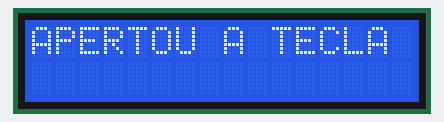
This sketch was run on a simulated Arduino Uno, built with avr-gcc and run on an emulated ATmega328P. Parts: 16×2 character LCD.

Above: at 0.1 s.
At 3.1 s:
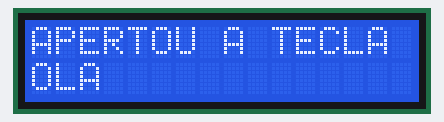
At 9.1 s:
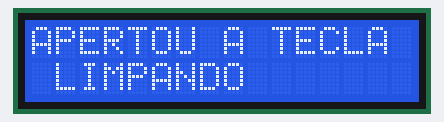
At 18.1 s:
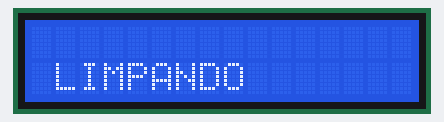
At 27.1 s:
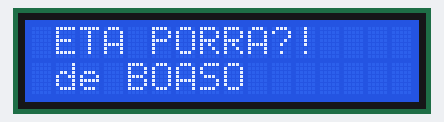
At 36.1 s:
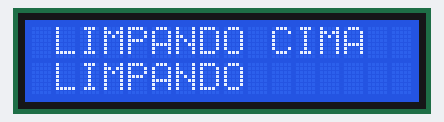

Measured:
- what the display in image 1 shows lasts 3.0 s, from 3.1 s to 6.1 s

The sketch:

lcd_shield.ino
```cpp
#include <LiquidCrystal.h> //INCLUSÃO DE BIBLIOTECA

LiquidCrystal lcd(8, 9, 4, 5, 6, 7); //PORTAS DO ARDUINO QUE SÃO UTILIZADAS PELO SHIELD KEYPAD DISPLAY LCD lcd(8, 9, 4, 5, 6, 7);

void setup(){
 lcd.begin(16,2); //SETA A QUANTIDADE DE COLUNAS(16) E O NÚMERO DE LINHAS(2) DO DISPLAY. EM SUMA: UMA MATRIZ DE 16 COLUNAS E 2 LINHAS
 lcd.setCursor(0,0); //SETA A POSIÇÃO EM QUE O CURSOR INCIALIZA(LINHA 1)
 lcd.print("APERTOU A TECLA"); //ESCREVE A FRASE "APERTOU A TECLA" NA PRIMEIRA LINHA DO DISPLAY LCD
}

void loop(){
 lcd.setCursor(0,1); //SETA A POSIÇÃO EM QUE O CURSOR RECEBE O TEXTO A SER MOSTRADO(LINHA 2)
// if ((analogRead(0)) < 80) { //SE A LEITURA DO PINO FOR MENOR QUE 80, FAZ
//  lcd.print ("    DIREITA    "); //ESCREVE NO LCD O TEXTO
// }
// else if ((analogRead(0)) < 200) { //SE A LEITURA DO PINO FOR MENOR QUE 200, FAZ
//  lcd.print ("      CIMA     ");  //ESCREVE NO LCD O TEXTO
// }
// else if ((analogRead(0)) < 400){ //SE A LEITURA DO PINO FOR MENOR QUE 400, FAZ
//  lcd.print ("     BAIXO     "); //ESCREVE NO LCD O TEXTO
// }
// else if ((analogRead(0)) < 600){ //SE A LEITURA DO PINO FOR MENOR QUE 600, FAZ
//  lcd.print ("    ESQUERDA   "); //ESCREVE NO LCD O TEXTO
// }
// else if ((analogRead(0)) < 800){ //SE A LEITURA DO PINO FOR MENOR QUE 800, FAZ
//  lcd.print ("     SELECT    "); //ESCREVE NO LCD O TEXTO
// }
delay(3000);
lcd.print("OLA");
delay(3000);
lcd.setCursor(0,1);
lcd.print(" de BOAS");
delay(3000);
lcd.setCursor(0,1);
lcd.print(" LIMPANDO       ");
delay(3000);
lcd.setCursor(0,0);
lcd.print("                .");
delay(3000);
lcd.setCursor(0,0);
lcd.print(" LIMPANDO CIMA  ");
delay(3000);
lcd.setCursor(0,0);
lcd.print("                .");
delay(3000);
lcd.setCursor(0,0);
lcd.print(" ETA PORRA?!");

}
```
